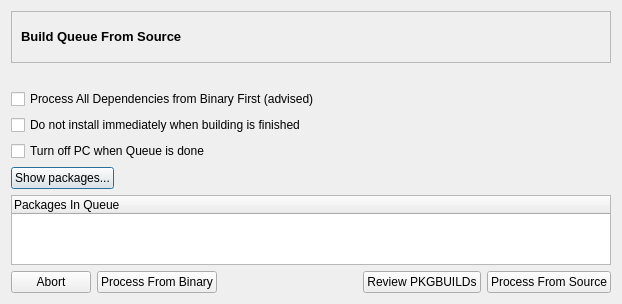
<ui version="4.0" >
 <class>reviewBuildingDialog</class>
 <widget class="QDialog" name="reviewBuildingDialog" >
  <property name="geometry" >
   <rect>
    <x>0</x>
    <y>0</y>
    <width>622</width>
    <height>264</height>
   </rect>
  </property>
  <property name="windowTitle" >
   <string>Review Building Queue</string>
  </property>
  <property name="windowIcon" >
   <iconset resource="qtpacman.qrc" >:/Icons/icons/shaman/shaman-yellow-icon-32.png</iconset>
  </property>
  <layout class="QGridLayout" >
   <item row="0" column="0" >
    <layout class="QVBoxLayout" >
     <item>
      <widget class="QFrame" name="frame" >
       <property name="sizePolicy" >
        <sizepolicy vsizetype="Maximum" hsizetype="Minimum" >
         <horstretch>0</horstretch>
         <verstretch>0</verstretch>
        </sizepolicy>
       </property>
       <property name="frameShape" >
        <enum>QFrame::StyledPanel</enum>
       </property>
       <property name="frameShadow" >
        <enum>QFrame::Sunken</enum>
       </property>
       <layout class="QGridLayout" >
        <item row="0" column="0" >
         <widget class="QLabel" name="label" >
          <property name="text" >
           <string>&lt;html>&lt;head>&lt;meta name="qrichtext" content="1" />&lt;style type="text/css">
p, li { white-space: pre-wrap; }
&lt;/style>&lt;/head>&lt;body style=" font-family:'Liberation Sans'; font-size:10pt; font-weight:400; font-style:normal;">
&lt;p style=" margin-top:0px; margin-bottom:0px; margin-left:0px; margin-right:0px; -qt-block-indent:0; text-indent:0px; font-family:'Sans Serif';">&lt;span style=" font-weight:600;">Build Queue From Source&lt;/span>&lt;/p>&lt;/body>&lt;/html></string>
          </property>
         </widget>
        </item>
        <item row="0" column="1" >
         <widget class="QLabel" name="label_2" >
          <property name="sizePolicy" >
           <sizepolicy vsizetype="Maximum" hsizetype="Maximum" >
            <horstretch>0</horstretch>
            <verstretch>0</verstretch>
           </sizepolicy>
          </property>
          <property name="minimumSize" >
           <size>
            <width>32</width>
            <height>32</height>
           </size>
          </property>
          <property name="text" >
           <string/>
          </property>
          <property name="pixmap" >
           <pixmap resource="qtpacman.qrc" >:/Icons/icons/dialog-ok-apply.png</pixmap>
          </property>
          <property name="scaledContents" >
           <bool>true</bool>
          </property>
         </widget>
        </item>
       </layout>
      </widget>
     </item>
     <item>
      <widget class="QLabel" name="infoLabel" >
       <property name="text" >
        <string/>
       </property>
      </widget>
     </item>
     <item>
      <widget class="QCheckBox" name="depsWizardBox" >
       <property name="text" >
        <string>Process All Dependencies from Binary First (advised)</string>
       </property>
       <property name="checked" >
        <bool>false</bool>
       </property>
      </widget>
     </item>
     <item>
      <widget class="QCheckBox" name="noProcessBox" >
       <property name="toolTip" >
        <string>This is useful if you want to review compiler's output</string>
       </property>
       <property name="text" >
        <string>Do not install immediately when building is finished</string>
       </property>
      </widget>
     </item>
     <item>
      <widget class="QCheckBox" name="turnOffBox" >
       <property name="toolTip" >
        <string/>
       </property>
       <property name="text" >
        <string>Turn off PC when Queue is done</string>
       </property>
      </widget>
     </item>
     <item>
      <layout class="QHBoxLayout" >
       <item>
        <widget class="QPushButton" name="showPackages" >
         <property name="text" >
          <string>Show packages...</string>
         </property>
         <property name="checkable" >
          <bool>true</bool>
         </property>
        </widget>
       </item>
       <item>
        <spacer>
         <property name="orientation" >
          <enum>Qt::Horizontal</enum>
         </property>
         <property name="sizeHint" >
          <size>
           <width>40</width>
           <height>20</height>
          </size>
         </property>
        </spacer>
       </item>
      </layout>
     </item>
     <item>
      <widget class="QTreeWidget" name="treeWidget" >
       <column>
        <property name="text" >
         <string>Packages In Queue</string>
        </property>
       </column>
      </widget>
     </item>
     <item>
      <layout class="QHBoxLayout" >
       <item>
        <widget class="QPushButton" name="abortButton" >
         <property name="text" >
          <string>Abort</string>
         </property>
        </widget>
       </item>
       <item>
        <widget class="QPushButton" name="binaryButton" >
         <property name="text" >
          <string>Process From Binary</string>
         </property>
        </widget>
       </item>
       <item>
        <spacer>
         <property name="orientation" >
          <enum>Qt::Horizontal</enum>
         </property>
         <property name="sizeHint" >
          <size>
           <width>40</width>
           <height>20</height>
          </size>
         </property>
        </spacer>
       </item>
       <item>
        <widget class="QPushButton" name="pBuildButton" >
         <property name="text" >
          <string>Review PKGBUILDs</string>
         </property>
        </widget>
       </item>
       <item>
        <widget class="QPushButton" name="sourceButton" >
         <property name="text" >
          <string>Process From Source</string>
         </property>
        </widget>
       </item>
      </layout>
     </item>
    </layout>
   </item>
  </layout>
 </widget>
 <resources>
  <include location="qtpacman.qrc" />
 </resources>
 <connections>
  <connection>
   <sender>showPackages</sender>
   <signal>toggled(bool)</signal>
   <receiver>treeWidget</receiver>
   <slot>setVisible(bool)</slot>
   <hints>
    <hint type="sourcelabel" >
     <x>82</x>
     <y>115</y>
    </hint>
    <hint type="destinationlabel" >
     <x>310</x>
     <y>165</y>
    </hint>
   </hints>
  </connection>
 </connections>
</ui>
